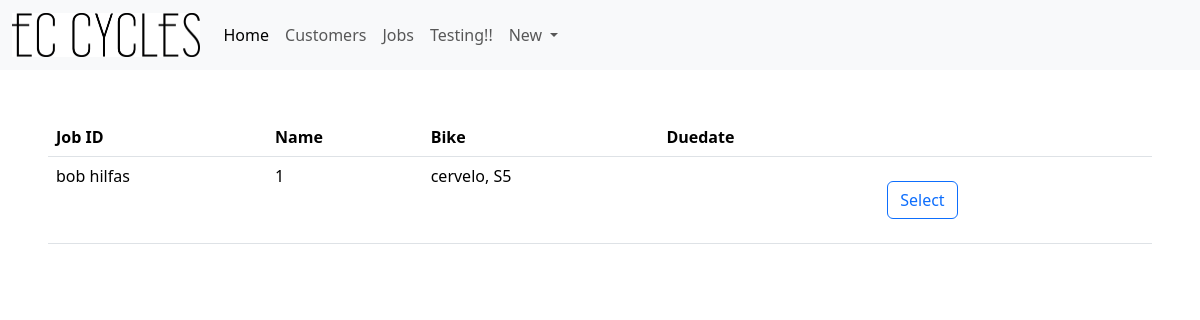
Before: / with the older database file.
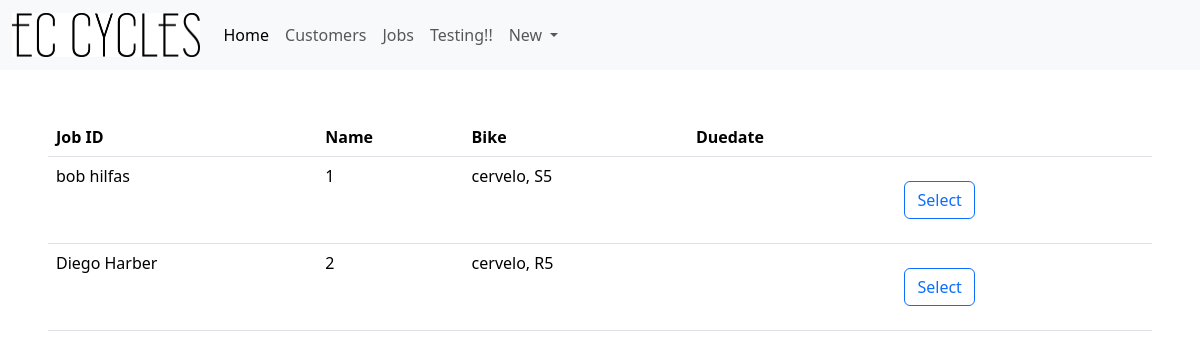
After: the same page with the newer database file.
### tables this page shows
CREATE TABLE "Jobs" (
	"JobID"	INTEGER NOT NULL UNIQUE,
	"Cust_ID"	INTEGER NOT NULL,
	"BikeBrand"	TEXT,
	"BikeModel"	TEXT,
	"JobDetails"	TEXT,
	PRIMARY KEY("JobID" AUTOINCREMENT)
);

CREATE TABLE "Customers" (
	"Cust_ID"	INTEGER NOT NULL UNIQUE,
	"CustFName"	TEXT NOT NULL,
	"CustLName"	TEXT,
	"CustAddress"	TEXT,
	"CustPNumber"	INTEGER,
	"CustEmail"	INTEGER,
	"CustDetails"	TEXT,
	PRIMARY KEY("Cust_ID" AUTOINCREMENT)
);

### app.py (the view)
@app.route('/')
def index():
    conn = get_db_conn()
    sql = "SELECT jobs.* ,Customers.CustFName,Customers.CustLName FROM Jobs INNER JOIN Customers ON Customers.Cust_ID = Jobs.Cust_ID;"
    jobs = conn.execute(sql).fetchall()
    conn.close()
    return render_template("index.html", jobs=jobs)

### app.py (called while the page is built)
def get_db_conn():
    conn = sqlite3.connect('JobCards.db')
    conn.row_factory = sqlite3.Row
    return conn

### Templates/index.html
{% extends 'base.html' %}
{% block content %}
<div class="p-5">
    <table class="table">
        <thead>
        <tr>
            <th scope="col">Job ID</th>
            <th scope="col">Name</th>
            <th scope="col">Bike</th>
            <th scope="col">Duedate</th>
            <th></th>
        </tr>
        </thead>
        <tbody>
            {% for jobs in jobs %}
            <tr>
                <td >{{ jobs.CustFName }} {{ jobs.CustLName }}</td>
                <td>{{ jobs.jobID }}</td>
                <td>{{ jobs.BikeBrand }}, {{ jobs.BikeModel }}</td>
                <td></td>
                <td id="Select"><form action="{{ url_for('CustInfo', id=jobs.Cust_ID) }}" method="get"  style="display:inline;">
                    <button class="btn btn-outline-Primary m-3" type="submit">Select</button></form></td>
            </tr>
            {% endfor %}
        </tbody>
    </table>
</div>
{% endblock %}

### Templates/base.html (shortened to what this page needs)
<html lang="en">
<head>
    <link rel="stylesheet" href="https://cdn.jsdelivr.net/npm/bootstrap@5.3.8/dist/css/bootstrap.min.css">
</head>
<body>
    <nav class="navbar navbar-expand-lg bg-body-tertiary">
        <div class="container-fluid">
          <a class="navbar-brand" href="/"><img src="{{ url_for('static', filename='EC_Logo_Black.jpg') }}" alt="ECC" width="187.5" height="43.75"></a>
          <div class="collapse navbar-collapse" id="navbarSupportedContent">
            <ul class="navbar-nav me-auto mb-2 mb-lg-0">
              <li class="nav-item">
                <a class="nav-link active" aria-current="page" href="/">Home</a>
              </li>
              <li class="nav-item">
                <a class="nav-link" href="/CustSearch">Customers</a>
              </li>
              <li class="nav-item">
                <a class="nav-link" href="/JobSearch">Jobs</a>
              </li>
              <li class="nav-item">
                <a href="/base" class="nav-link">Testing!!</a>
              </li>
              <li class="nav-item dropdown">
                <a class="nav-link dropdown-toggle" href="#" role="button" data-bs-toggle="dropdown" aria-expanded="false">
                  New
                </a>
              </li>
            </ul>
          </div>
        </div>
    </nav>
    {% block content %}
    {% endblock %}
</body>
</html>

Changed rows visible on the page:
added Jobs: CustFName "Diego", CustLName "Harber", jobID "2", BikeBrand "cervelo", BikeModel "R5"
